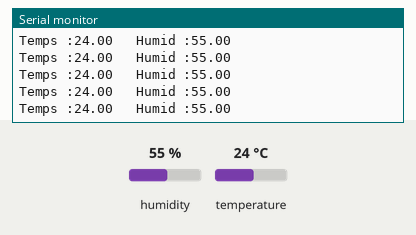
The sketch below on a simulated ESP32. Parts: the last lines printed to the serial monitor. Inputs (shaded band) come from the test bench; at power-on: humidity 55 %, temperature 24 °C. WiFi joins after 1.5 s; servers stay silent unless stated.

Above: at 3.0 s.
3.1 s: humidity set to 22 %
At 4.21 s:
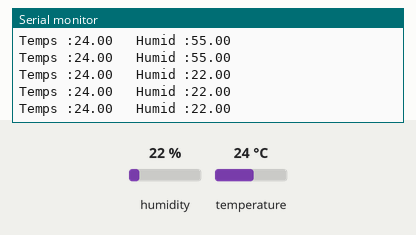
4.6 s: temperature set to 12 °C
6.1 s: humidity set to 40 %
At 6.31 s:
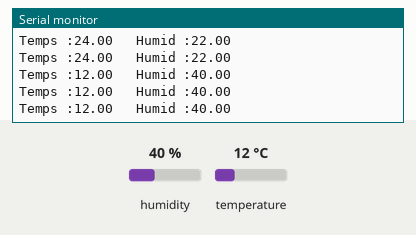
Timing chart, 0 to 9.1 s (numbered marks = the images above; inputs shaded):
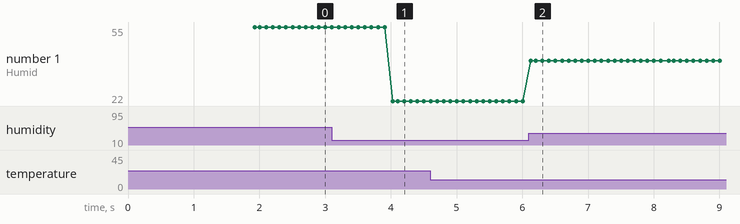

The sketch:

DHT_display_Blynk.ino
```cpp
/*
#define BLYNK_TEMPLATE_ID "" //we'll get this when we setup on blynk's end
#define BLYNK_TEMPLATE_NAME "" //same as above
#define BLYNK_AUTH_TOKEN "" //same as above lol
*/

#define BLYNK_TEMPLATE_ID "TMPL65Mx5aJie"
#define BLYNK_TEMPLATE_NAME "Monitoring Humidity and Temperature via Blynk"
#define BLYNK_AUTH_TOKEN "trrW57OlF0BGzqgKdKIBqUDf3AblZGJ8"

#define BLYNK_PRINT Serial
#include <WiFi.h>
#include <BlynkSimpleEsp32.h>
#include <DHT.h>

char auth[] = BLYNK_AUTH_TOKEN;
char ssid[] = "SabaSameko"; //wifi name goes here
char pass[] = "SukaBumi"; //password goes here

BlynkTimer timer;

#define DHTPIN 27
#define TYPE DHT11 //change to DHT11 if you use the other model
DHT dht(DHTPIN,TYPE);

void sendSensor()
{
  float h = dht.readHumidity();
  float t = dht.readTemperature();

  if (isnan(h) || isnan(t))
  {
    Serial.println("Failed to read from DHT Sensor.");
    return;
  }
  Blynk.virtualWrite(V0,t);
  Blynk.virtualWrite(V1,h);
  Serial.print("Temps :");
  Serial.print(t);
  Serial.print("   Humid :");
  Serial.println(h);
}

void setup() {
  Serial.begin(115200);
  Blynk.begin(auth, ssid, pass);
  dht.begin();
  timer.setInterval(100L,sendSensor);
}

void loop() {
  Blynk.run();
  timer.run();
}
```

Measured:
- after the input at 3.1 s, the serial monitor: prints a new line after 0.93 s (image 1)
- after the input at 6.1 s, the serial monitor: prints a new line at once (image 2)
- plotted number 1: 55 → 22 after the input at 3.1 s, 22 → 40 after the input at 6.1 s
